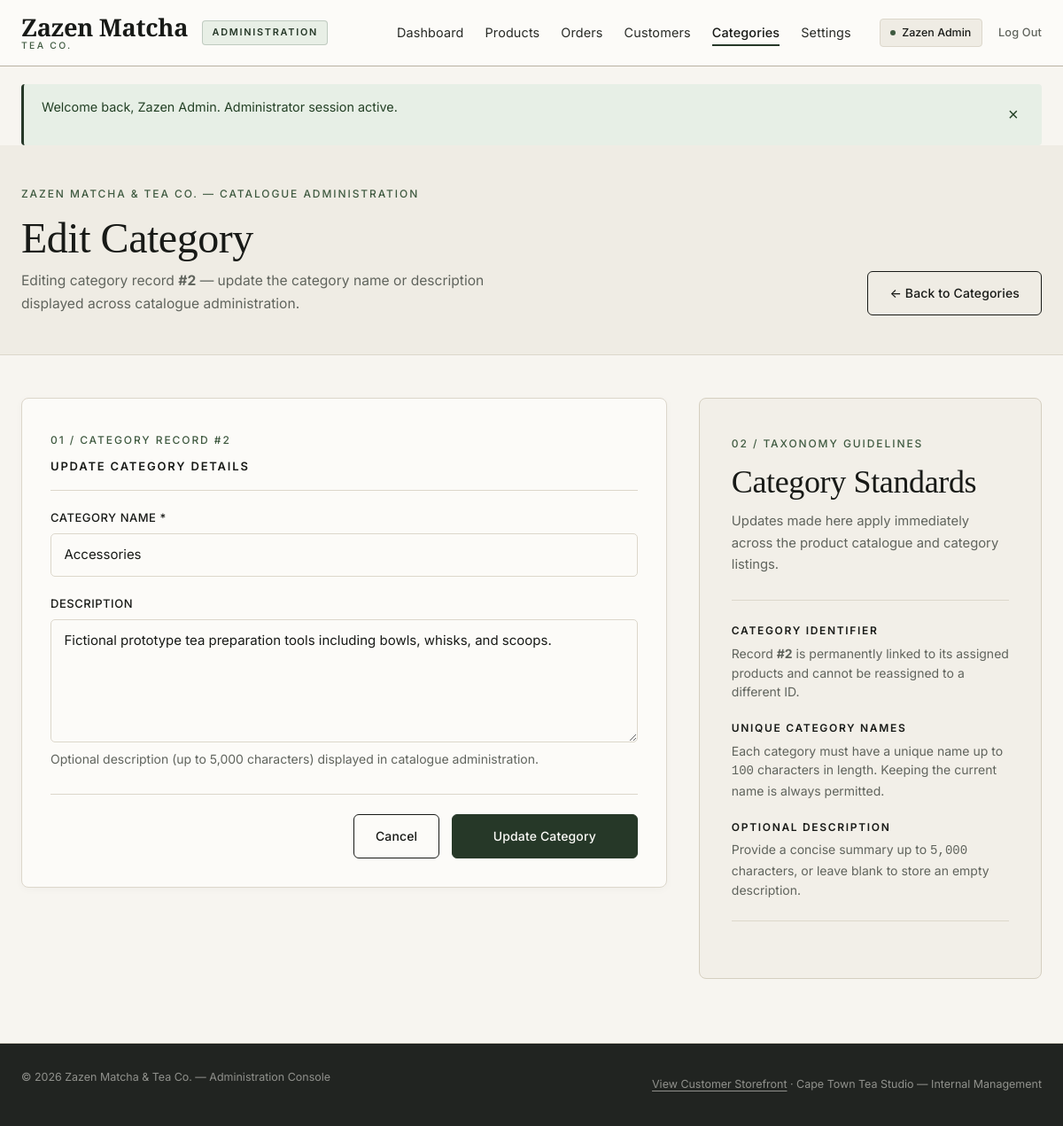
Page /admin/category-edit.php?id=2 (signed in) on the earlier database version.
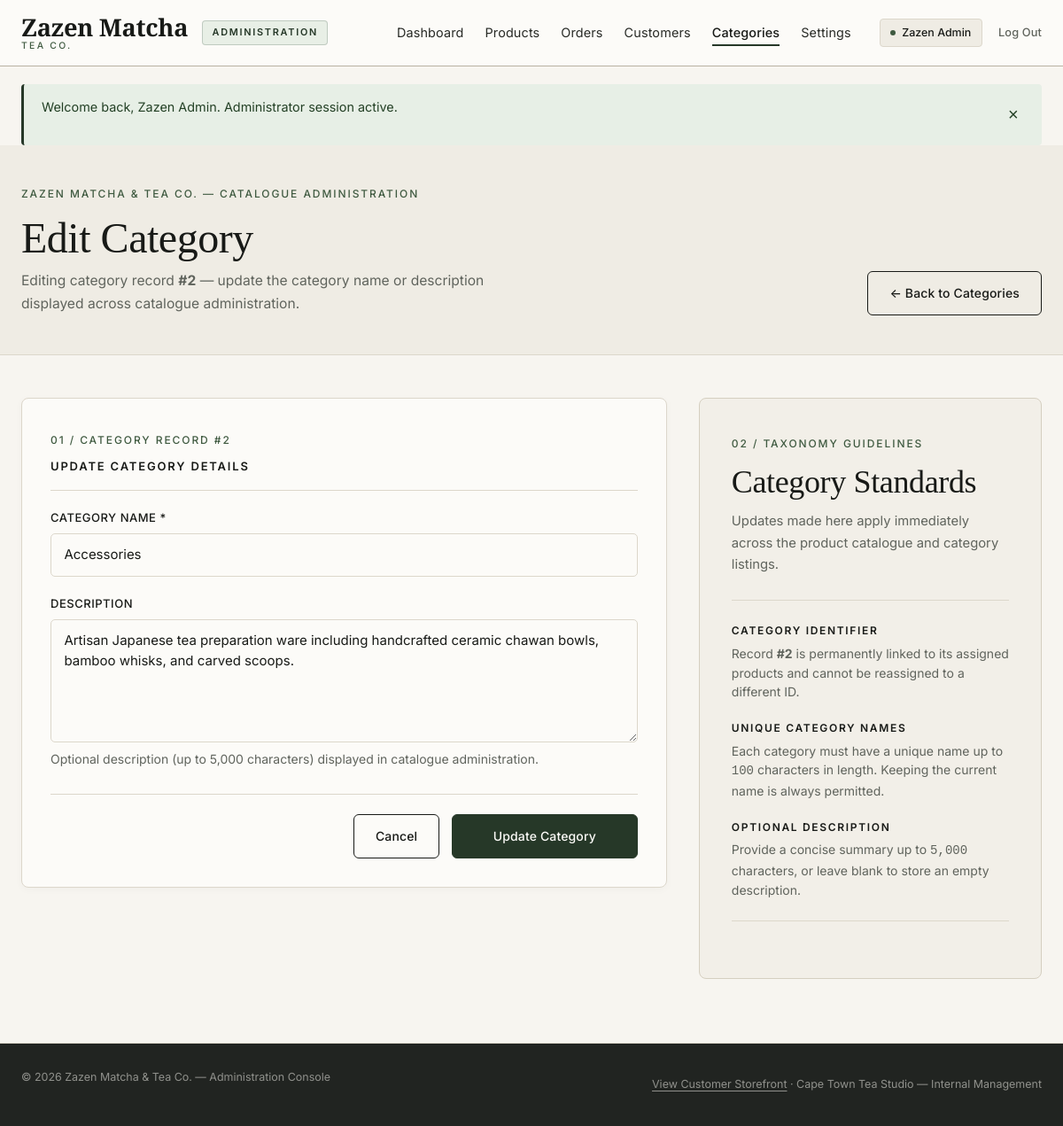
Same page on the later database version.
### tables this page shows
CREATE TABLE `categories` (
    `category_id` INT UNSIGNED NOT NULL AUTO_INCREMENT,
    `name` VARCHAR(100) NOT NULL,
    `description` TEXT DEFAULT NULL,
    `created_at` TIMESTAMP NOT NULL DEFAULT CURRENT_TIMESTAMP,
    `updated_at` TIMESTAMP NOT NULL DEFAULT CURRENT_TIMESTAMP ON UPDATE CURRENT_TIMESTAMP,
    PRIMARY KEY (`category_id`),
    UNIQUE KEY `uq_categories_name` (`name`)
);

### includes/functions.php (called while the page is built, shortened)
<?php
function e($value): string
{
    return htmlspecialchars((string) ($value ?? ''), ENT_QUOTES | ENT_SUBSTITUTE, 'UTF-8');
}
function db_fetch_one(PDO $pdo, string $sql, array $params = []): ?array
{
    $stmt = $pdo->prepare($sql);
    $stmt->execute($params);
    $row = $stmt->fetch();
    return $row !== false ? $row : null;
}
function site_url(string $path = ''): string
{
    $cleanPath = ltrim($path, '/');
    return BASE_URL . '/' . $cleanPath;
}

### admin/category-edit.php (the view, shortened to what the changed rows need)
<?php
require_once dirname(__DIR__) . '/includes/db.php';
require_once dirname(__DIR__) . '/includes/functions.php';
$categoriesListUrl = site_url('admin/categories.php');
$rawCategoryId = $_GET['id'] ?? '';
$categoryId    = (
    !is_array($rawCategoryId)
    && ctype_digit(trim((string) $rawCategoryId))
    && (int) trim((string) $rawCategoryId) > 0
)
    ? (int) trim((string) $rawCategoryId)
    : 0;
$existingCategory = null;
$categoryFound    = false;
if ($categoryId > 0) {
    try {
        $categorySql = "
            SELECT
                category_id,
                name,
                description,
                created_at,
                updated_at
            FROM categories
            WHERE category_id = :category_id
            LIMIT 1
        ";
        $existingCategory = db_fetch_one($pdo, $categorySql, [
            'category_id' => $categoryId,
        ]);
        if ($existingCategory !== null) {
            $categoryFound = true;
        }
    } catch (Throwable $exception) {
        error_log('Admin Edit Category Load Error: ' . $exception->getMessage());
        $dbLoadError = 'Unable to load category details right now. Please check the database connection.';
    }
}
$formData = [
    'name'        => '',
    'description' => '',
];
if ($categoryFound && $existingCategory !== null) {
    $formData = [
        'name'        => (string) ($existingCategory['name'] ?? ''),
        'description' => (string) ($existingCategory['description'] ?? ''),
    ];
}
$formErrors      = [];
$categoryEditUrl = site_url('admin/category-edit.php?id=' . $categoryId);
require_once dirname(__DIR__) . '/includes/admin-header.php';
?>
<section class="checkout-hero admin-page-hero" aria-labelledby="admin-edit-category-heading">
    <div class="container">
        <div class="checkout-hero-inner admin-page-hero-inner">
            <div>
                <h1 id="admin-edit-category-heading" class="checkout-title">
                    <?php echo $categoryFound ? 'Edit Category' : 'Category Not Found'; ?>
                </h1>
            </div>
        </div>
    </div>
</section>
<section class="section admin-dashboard-section admin-form-section" aria-label="Edit category form">
    <div class="container">
        <?php if (!$categoryFound): ?>
            <div class="checkout-card admin-panel-card">
                <div class="admin-empty-state" role="status">
                    <p class="admin-empty-title">Category Not Found</p>
                    <p class="admin-empty-text">
                        The category ID provided is missing, invalid, or does not match an existing category in the database.
                    </p>
                    <div class="admin-empty-actions">
                        <a href="<?php echo e($categoriesListUrl); ?>" class="btn btn-primary">
                            Back to Categories
                        </a>
                    </div>
                </div>
            </div>
        <?php else: ?>
            <div class="admin-dashboard-grid admin-form-layout">
                <div class="checkout-card admin-panel-card">
                    <div class="admin-panel-header">
                        <div>
                            <span class="eyebrow">01 / Category Record #<?php echo (int) $categoryId; ?></span>
                            <h2 class="checkout-section-heading">Update Category Details</h2>
                        </div>
                    </div>
                    <form action="<?php echo e($categoryEditUrl); ?>" method="post" class="admin-category-form" novalidate>
                        <div class="form-group">
                            <label for="name" class="form-label">Category Name *</label>
                            <input
                                type="text"
                                id="name"
                                name="name"
                                maxlength="100"
                                placeholder="e.g. Matcha"
                                value="<?php echo e($formData['name']); ?>"
                                required
                                <?php echo isset($formErrors['name']) ? 'aria-invalid="true" aria-describedby="error-name"' : ''; ?>
                            >
                        </div>
                        <div class="form-group">
                            <label for="description" class="form-label">Description</label>
                            <textarea
                                id="description"
                                name="description"
                                rows="5"
                                maxlength="5000"
                                placeholder="Optional overview of the products included in this category..."
                                <?php echo isset($formErrors['description']) ? 'aria-invalid="true" aria-describedby="error-description"' : ''; ?>
                            ><?php echo e($formData['description']); ?></textarea>
                            <p class="account-section-note">
                                Optional description (up to 5,000 characters) displayed in catalogue administration.
                            </p>
                        </div>
                        <div class="contact-form-actions">
                            <a href="<?php echo e($categoriesListUrl); ?>" class="btn btn-outline">
                                Cancel
                            </a>
                            <button type="submit" class="btn btn-primary contact-submit-btn">
                                Update Category
                            </button>
                        </div>
                    </form>
                </div>
                <aside class="auth-editorial-card admin-quicklinks-card" aria-labelledby="category-edit-guide-heading">
                    <span class="eyebrow">02 / Taxonomy Guidelines</span>
                    <h2 id="category-edit-guide-heading" class="auth-editorial-title">
                        Category Standards
                    </h2>
                    <p class="auth-editorial-intro">
                        Updates made here apply immediately across the product catalogue and category listings.
                    </p>
                    <dl class="auth-benefit-list">
                        <div class="auth-benefit-item">
                            <dt>Category Identifier</dt>
                            <dd>Record <strong>#<?php echo (int) $categoryId; ?></strong> is permanently linked to its assigned products and cannot be reassigned to a different ID.</dd>
                        </div>
                        <div class="auth-benefit-item">
                            <dt>Unique Category Names</dt>
                            <dd>Each category must have a unique name up to <code>100</code> characters in length. Keeping the current name is always permitted.</dd>
                        </div>
                        <div class="auth-benefit-item">
                            <dt>Optional Description</dt>
                            <dd>Provide a concise summary up to <code>5,000</code> characters, or leave blank to store an empty description.</dd>
                        </div>
                    </dl>
                </aside>
            </div>
        <?php endif; ?>
    </div>
</section>
<?php require_once dirname(__DIR__) . '/includes/admin-footer.php'; ?>

Differences in the rows shown:
changed categories "Accessories": description "Fictional prototype tea preparation tools including bowls, whisks, and scoops." → "Artisan Japanese tea preparation ware including handcrafted ceramic chawan bowls, bamboo whisks, and carved scoops."
